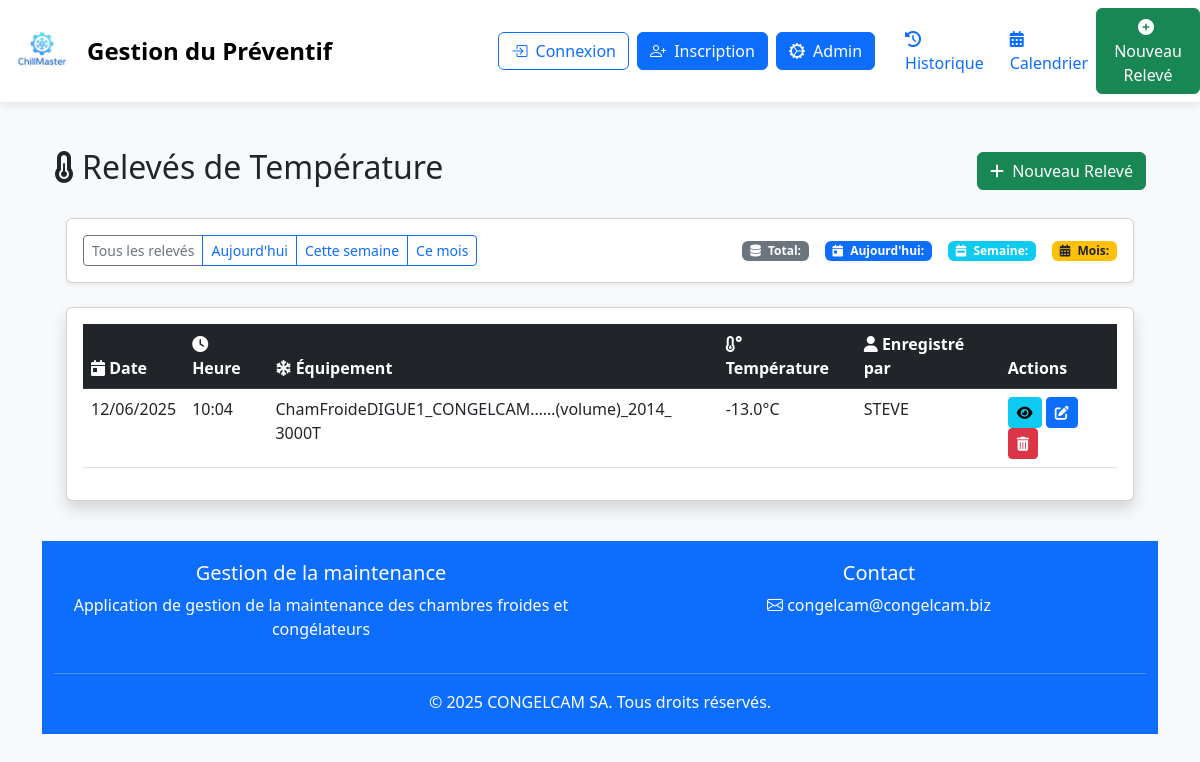
The page /preventive/temperature/ on the database its author committed.
### preventive/models.py (models this page shows, shortened)
class TemperatureReading(models.Model):
    equipment = models.ForeignKey(Equipment, on_delete=models.CASCADE, related_name='temperature_readings')
    temperature = models.DecimalField(max_digits=5, decimal_places=2)
    reading_date = models.DateField(default=timezone.now)
    reading_time = models.TimeField(default=timezone.now)
    notes = models.TextField(blank=True)
    recorded_by = models.CharField(max_length=100)
    class Meta:
        ordering = ['-reading_date', '-reading_time']
        verbose_name = "Relevé de température"

### equipments/models.py (models this page shows, shortened)
class Equipment(models.Model):
    FAMILY_CHOICES = [
        ('CF', 'Chambre Froide'),
        ('CG', 'Congélateur'),
    ]
    STATUS_CHOICES = [
        ('actif', 'Actif'),
        ('panne', 'En panne'),
        ('arret', 'Arrêt'),
    ]
    SITE_CHOICES = [
        ('digue', 'DIGUE'),
        ('cittma', 'CITTMA'),
        ('sotranav', 'SOTRANAV'),
        ('E1', 'ESSENGUE 1'),
        ('E2', 'ESSENGUE 2'),
        ('E3', 'ESSENGUE 3'),
        ('E4', 'ESSENGUE 4'),
        ('E5', 'ESSENGUE 5'),
        ('E6', 'ESSENGUE 6'),
        ('bonaberi', 'BONABERI'),
    ]
    family = models.CharField(max_length=2, choices=FAMILY_CHOICES, verbose_name="Famille")
    sub_family = models.CharField(max_length=100, verbose_name="Sous-famille")
    code = models.CharField(max_length=50, primary_key=True, verbose_name="Code")
    designation = models.CharField(max_length=200, verbose_name="Désignation")
    capacity = models.DecimalField(max_digits=7, decimal_places=2, verbose_name="Capacité (T)")
    site = models.CharField(max_length=100, choices=SITE_CHOICES, verbose_name="Site")
    number = models.CharField(max_length=50, verbose_name="Numéro")
    group_count = models.IntegerField(verbose_name="Nombre de groupes")
    power_per_group = models.DecimalField(max_digits=5, decimal_places=2, verbose_name="Puissance/groupe (kW)")
    manufacturer = models.CharField(max_length=100, verbose_name="Constructeur")
    temperature_setpoint = models.DecimalField(max_digits=5, decimal_places=2, verbose_name="T° consigne")
    status = models.CharField(max_length=10, choices=STATUS_CHOICES, verbose_name="Statut")
    commissioning_date = models.DateField(verbose_name="Date de mise en service")
    documentation = models.FileField(upload_to='equipments/docs/', blank=True, null=True, verbose_name="Documentation")
    class Meta:
        ordering = ['family', 'code']
        verbose_name = "Équipement"
        verbose_name_plural = "Équipements"

### preventive/views.py (the view)
# urls.py: path('temperature/', TemperatureReadingListView.as_view(), name='temperature_readings'),
class TemperatureReadingListView(ListView):
    model = TemperatureReading
    template_name = 'preventive/temperature_readings.html'
    context_object_name = 'readings'
    def get_queryset(self):
        return TemperatureReading.objects.select_related('equipment').order_by('-reading_date')

### preventive/templates/preventive/temperature_readings.html (shortened to what this page needs)
{% extends "preventive/base.html" %}
{% load static %}
{% load preventive_tags %}
{% block content %}
<div class="container-fluid">
    <div class="d-flex justify-content-between align-items-center mb-4">
        <h2><i class="fas fa-thermometer-half me-2"></i>Relevés de Température</h2>
        <a href="{% url 'preventive:temperature_reading_create' %}" class="btn btn-success">
            <i class="fas fa-plus me-1"></i> Nouveau Relevé
        </a>
    </div>
    <div class="container-fluid">
    <div class="card mb-4 shadow-sm">
        <div class="card-body py-3">
            <div class="d-flex flex-wrap justify-content-between align-items-center">
                <div class="btn-group btn-group-sm mb-2 mb-md-0" role="group">
                    <a href="?period=all"
                       class="btn btn-outline-secondary {% if active_period == 'all' %}active{% endif %}">
                        Tous les relevés
                    </a>
                    <a href="?period=today"
                       class="btn btn-outline-primary {% if active_period == 'today' %}active{% endif %}">
                        Aujourd'hui
                    </a>
                    <a href="?period=week"
                       class="btn btn-outline-primary {% if active_period == 'week' %}active{% endif %}">
                        Cette semaine
                    </a>
                    <a href="?period=month"
                       class="btn btn-outline-primary {% if active_period == 'month' %}active{% endif %}">
                        Ce mois
                    </a>
                </div>
                <div class="d-flex flex-wrap gap-3">
                    <span class="badge bg-secondary">
                        <i class="fas fa-database me-1"></i> Total: {{ count_all }}
                    </span>
                    <span class="badge bg-primary">
                        <i class="fas fa-calendar-day me-1"></i> Aujourd'hui: {{ count_today }}
                    </span>
                    <span class="badge bg-info">
                        <i class="fas fa-calendar-week me-1"></i> Semaine: {{ count_week }}
                    </span>
                    <span class="badge bg-warning text-dark">
                        <i class="fas fa-calendar-alt me-1"></i> Mois: {{ count_month }}
                    </span>
                </div>
            </div>
        </div>
    </div>
    <div class="card shadow">
        <div class="card-body">
            <div class="table-responsive">
                <table class="table table-hover">
                    <thead class="table-dark">
                        <tr>
                            <th><i class="fas fa-calendar-day"></i> Date</th>
                            <th><i class="fas fa-clock"></i> Heure</th>
                            <th><i class="fas fa-snowflake"></i> Équipement</th>
                            <th><i class="fas fa-temperature-low"></i> Température</th>
                            <th><i class="fas fa-user"></i> Enregistré par</th>
                            <th>Actions</th>
                        </tr>
                    </thead>
                    <tbody>
                        {% for reading in readings %}
                        <tr>
                            <td>{{ reading.reading_date|date:"d/m/Y" }}</td>
                            <td>{{ reading.reading_time|time:"H:i" }}</td>
                            <td>{{ reading.equipment.designation }}</td>
                            <td class="{{ reading.temperature|default:0|floatformat:1|add:'0'|slice:'0:1' }}">
                                {{ reading.temperature|floatformat:1 }}°C
                            </td>
                            <td>{{ reading.recorded_by }}</td>
                            <td>
                                <a href="{% url 'preventive:temperature_reading_detail' reading.pk %}"
                                class="btn btn-sm btn-info" title="Visualiser">
                                    <i class="fas fa-eye"></i>
                                </a>
                                <a href="{% url 'preventive:temperature_reading_update' reading.pk %}"
                                class="btn btn-sm btn-primary" title="Éditer">
                                    <i class="fas fa-edit"></i>
                                </a>
                                <button type="button" class="btn btn-sm btn-danger"
                                        data-bs-toggle="modal" data-bs-target="#deleteModal{{ reading.pk }}" title="Supprimer">
                                    <i class="fas fa-trash-alt"></i>
                                </button>
                            </td>
                        </tr>
                        {% empty %}
                        <tr>
                            <td colspan="6" class="text-center text-muted">Aucun relevé enregistré</td>
                        </tr>
                        {% endfor %}
                    </tbody>
                </table>
            </div>
        </div>
    </div>
</div>
{% endblock %}

### preventive/templates/preventive/base.html (style rules this page uses)
body { background-color: #f8f9fa; }
.btn-primary { background-color: #0d6efd; border-color: #0d6efd; }

### rows shown on the page
TemperatureReading: reading_date "12/06/2025", reading_time "10:04", equipment.designation "ChamFroideDIGUE1_CONGELCAM……(volume)_2014_ 3000T", temperature "-13.0", recorded_by "STEVE"
